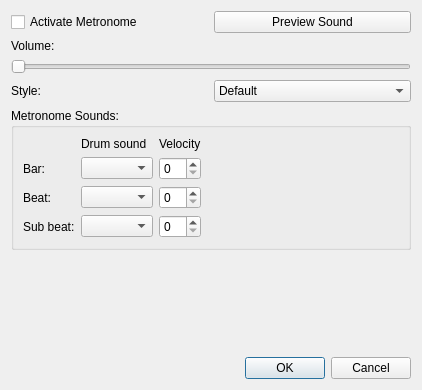
<?xml version="1.0" encoding="UTF-8"?>
<ui version="4.0">
 <class>Dialog</class>
 <widget class="QDialog" name="Dialog">
  <property name="geometry">
   <rect>
    <x>0</x>
    <y>0</y>
    <width>422</width>
    <height>390</height>
   </rect>
  </property>
  <property name="windowTitle">
   <string>Dialog</string>
  </property>
  <layout class="QGridLayout" name="gridLayout">
   <item row="1" column="0">
    <widget class="QGroupBox" name="groupBox">
     <property name="title">
      <string>Metronome Sounds:</string>
     </property>
     <layout class="QGridLayout" name="gridLayout_3">
      <item row="0" column="0">
       <layout class="QGridLayout" name="gridLayout_2">
        <item row="1" column="0">
         <widget class="QLabel" name="label_6">
          <property name="text">
           <string>Bar:</string>
          </property>
         </widget>
        </item>
        <item row="1" column="1">
         <widget class="QComboBox" name="comboBox_2"/>
        </item>
        <item row="0" column="2">
         <widget class="QLabel" name="label_5">
          <property name="text">
           <string>Velocity</string>
          </property>
         </widget>
        </item>
        <item row="1" column="2">
         <widget class="QSpinBox" name="spinBox"/>
        </item>
        <item row="2" column="0">
         <widget class="QLabel" name="label_7">
          <property name="text">
           <string>Beat:</string>
          </property>
         </widget>
        </item>
        <item row="0" column="1">
         <widget class="QLabel" name="label_4">
          <property name="text">
           <string>Drum sound</string>
          </property>
         </widget>
        </item>
        <item row="2" column="1">
         <widget class="QComboBox" name="comboBox_3"/>
        </item>
        <item row="2" column="2">
         <widget class="QSpinBox" name="spinBox_2"/>
        </item>
        <item row="3" column="0">
         <widget class="QLabel" name="label_8">
          <property name="text">
           <string>Sub beat:</string>
          </property>
         </widget>
        </item>
        <item row="3" column="1">
         <widget class="QComboBox" name="comboBox_4"/>
        </item>
        <item row="3" column="2">
         <widget class="QSpinBox" name="spinBox_3"/>
        </item>
       </layout>
      </item>
      <item row="0" column="1">
       <spacer name="horizontalSpacer_2">
        <property name="orientation">
         <enum>Qt::Horizontal</enum>
        </property>
        <property name="sizeHint" stdset="0">
         <size>
          <width>40</width>
          <height>20</height>
         </size>
        </property>
       </spacer>
      </item>
     </layout>
    </widget>
   </item>
   <item row="0" column="0">
    <layout class="QVBoxLayout" name="verticalLayout">
     <item>
      <layout class="QHBoxLayout" name="horizontalLayout_2">
       <item>
        <widget class="QCheckBox" name="checkBox">
         <property name="text">
          <string>Activate Metronome</string>
         </property>
        </widget>
       </item>
       <item>
        <widget class="QPushButton" name="pushButton">
         <property name="text">
          <string>Preview Sound</string>
         </property>
        </widget>
       </item>
      </layout>
     </item>
     <item>
      <widget class="QLabel" name="label">
       <property name="text">
        <string>Volume:</string>
       </property>
      </widget>
     </item>
     <item>
      <widget class="QSlider" name="horizontalSlider">
       <property name="orientation">
        <enum>Qt::Horizontal</enum>
       </property>
      </widget>
     </item>
     <item>
      <layout class="QHBoxLayout" name="horizontalLayout">
       <item>
        <widget class="QLabel" name="label_2">
         <property name="text">
          <string>Style:</string>
         </property>
        </widget>
       </item>
       <item>
        <widget class="QComboBox" name="comboBox">
         <item>
          <property name="text">
           <string>Default</string>
          </property>
         </item>
         <item>
          <property name="text">
           <string>Custom</string>
          </property>
         </item>
        </widget>
       </item>
      </layout>
     </item>
    </layout>
   </item>
   <item row="3" column="0">
    <widget class="QDialogButtonBox" name="buttonBox">
     <property name="orientation">
      <enum>Qt::Horizontal</enum>
     </property>
     <property name="standardButtons">
      <set>QDialogButtonBox::Cancel|QDialogButtonBox::Ok</set>
     </property>
    </widget>
   </item>
   <item row="2" column="0">
    <spacer name="verticalSpacer">
     <property name="orientation">
      <enum>Qt::Vertical</enum>
     </property>
     <property name="sizeHint" stdset="0">
      <size>
       <width>20</width>
       <height>40</height>
      </size>
     </property>
    </spacer>
   </item>
  </layout>
 </widget>
 <resources/>
 <connections>
  <connection>
   <sender>buttonBox</sender>
   <signal>accepted()</signal>
   <receiver>Dialog</receiver>
   <slot>accept()</slot>
   <hints>
    <hint type="sourcelabel">
     <x>248</x>
     <y>254</y>
    </hint>
    <hint type="destinationlabel">
     <x>157</x>
     <y>274</y>
    </hint>
   </hints>
  </connection>
  <connection>
   <sender>buttonBox</sender>
   <signal>rejected()</signal>
   <receiver>Dialog</receiver>
   <slot>reject()</slot>
   <hints>
    <hint type="sourcelabel">
     <x>316</x>
     <y>260</y>
    </hint>
    <hint type="destinationlabel">
     <x>286</x>
     <y>274</y>
    </hint>
   </hints>
  </connection>
 </connections>
</ui>
